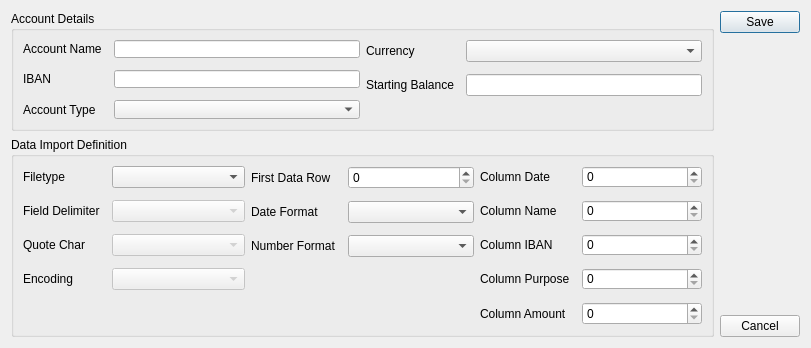
<?xml version="1.0" encoding="UTF-8"?>
<ui version="4.0">
 <class>DlgAccountEditor</class>
 <widget class="QDialog" name="DlgAccountEditor">
  <property name="geometry">
   <rect>
    <x>0</x>
    <y>0</y>
    <width>811</width>
    <height>346</height>
   </rect>
  </property>
  <property name="sizePolicy">
   <sizepolicy hsizetype="Fixed" vsizetype="Fixed">
    <horstretch>0</horstretch>
    <verstretch>0</verstretch>
   </sizepolicy>
  </property>
  <property name="windowTitle">
   <string>Dialog</string>
  </property>
  <layout class="QHBoxLayout" name="horizontalLayout">
   <item>
    <layout class="QVBoxLayout" name="verticalLayout_2">
     <item>
      <widget class="QGroupBox" name="groupBox">
       <property name="minimumSize">
        <size>
         <width>0</width>
         <height>120</height>
        </size>
       </property>
       <property name="maximumSize">
        <size>
         <width>16777215</width>
         <height>120</height>
        </size>
       </property>
       <property name="title">
        <string>Account Details</string>
       </property>
       <layout class="QHBoxLayout" name="horizontalLayout_2">
        <item>
         <layout class="QFormLayout" name="formLayout">
          <property name="horizontalSpacing">
           <number>12</number>
          </property>
          <property name="verticalSpacing">
           <number>12</number>
          </property>
          <item row="0" column="0">
           <widget class="QLabel" name="lbl_account_name">
            <property name="text">
             <string>Account Name</string>
            </property>
           </widget>
          </item>
          <item row="0" column="1">
           <widget class="QLineEdit" name="txt_account_name"/>
          </item>
          <item row="1" column="0">
           <widget class="QLabel" name="lbl_account_iban">
            <property name="text">
             <string>IBAN</string>
            </property>
           </widget>
          </item>
          <item row="1" column="1">
           <widget class="QLineEdit" name="txt_account_iban"/>
          </item>
          <item row="2" column="0">
           <widget class="QLabel" name="label_5">
            <property name="text">
             <string>Account Type</string>
            </property>
           </widget>
          </item>
          <item row="2" column="1">
           <widget class="QComboBox" name="cmb_account_type"/>
          </item>
         </layout>
        </item>
        <item>
         <layout class="QFormLayout" name="formLayout_2">
          <property name="horizontalSpacing">
           <number>12</number>
          </property>
          <property name="verticalSpacing">
           <number>12</number>
          </property>
          <item row="0" column="0">
           <widget class="QLabel" name="label_3">
            <property name="text">
             <string>Currency</string>
            </property>
           </widget>
          </item>
          <item row="0" column="1">
           <widget class="QComboBox" name="cmb_currency"/>
          </item>
          <item row="1" column="0">
           <widget class="QLabel" name="label_4">
            <property name="text">
             <string>Starting Balance</string>
            </property>
           </widget>
          </item>
          <item row="1" column="1">
           <widget class="QLineEdit" name="txt_account_balance">
            <property name="inputMethodHints">
             <set>Qt::ImhFormattedNumbersOnly</set>
            </property>
            <property name="maxLength">
             <number>10</number>
            </property>
            <property name="frame">
             <bool>true</bool>
            </property>
           </widget>
          </item>
         </layout>
        </item>
       </layout>
      </widget>
     </item>
     <item>
      <widget class="QGroupBox" name="groupBox_2">
       <property name="minimumSize">
        <size>
         <width>0</width>
         <height>200</height>
        </size>
       </property>
       <property name="maximumSize">
        <size>
         <width>16777215</width>
         <height>200</height>
        </size>
       </property>
       <property name="title">
        <string>Data Import Definition</string>
       </property>
       <layout class="QHBoxLayout" name="horizontalLayout_3">
        <property name="sizeConstraint">
         <enum>QLayout::SetDefaultConstraint</enum>
        </property>
        <item>
         <layout class="QFormLayout" name="formLayout_3">
          <property name="sizeConstraint">
           <enum>QLayout::SetDefaultConstraint</enum>
          </property>
          <property name="horizontalSpacing">
           <number>12</number>
          </property>
          <property name="verticalSpacing">
           <number>12</number>
          </property>
          <property name="leftMargin">
           <number>0</number>
          </property>
          <item row="0" column="1">
           <widget class="QComboBox" name="cmb_filetype">
            <property name="editable">
             <bool>false</bool>
            </property>
           </widget>
          </item>
          <item row="0" column="0">
           <widget class="QLabel" name="label">
            <property name="text">
             <string>Filetype</string>
            </property>
           </widget>
          </item>
          <item row="1" column="1">
           <widget class="QComboBox" name="cmb_field_delimiter">
            <property name="enabled">
             <bool>false</bool>
            </property>
           </widget>
          </item>
          <item row="1" column="0">
           <widget class="QLabel" name="label_2">
            <property name="text">
             <string>Field Delimiter</string>
            </property>
           </widget>
          </item>
          <item row="2" column="1">
           <widget class="QComboBox" name="cmb_quotechar">
            <property name="enabled">
             <bool>false</bool>
            </property>
           </widget>
          </item>
          <item row="2" column="0">
           <widget class="QLabel" name="label_6">
            <property name="text">
             <string>Quote Char</string>
            </property>
           </widget>
          </item>
          <item row="3" column="1">
           <widget class="QComboBox" name="cmb_encoding">
            <property name="enabled">
             <bool>false</bool>
            </property>
           </widget>
          </item>
          <item row="3" column="0">
           <widget class="QLabel" name="label_8">
            <property name="text">
             <string>Encoding</string>
            </property>
           </widget>
          </item>
         </layout>
        </item>
        <item>
         <layout class="QFormLayout" name="formLayout_5">
          <property name="horizontalSpacing">
           <number>12</number>
          </property>
          <property name="verticalSpacing">
           <number>12</number>
          </property>
          <item row="1" column="0">
           <widget class="QLabel" name="label_14">
            <property name="text">
             <string>Date Format</string>
            </property>
           </widget>
          </item>
          <item row="0" column="0">
           <widget class="QLabel" name="label_7">
            <property name="text">
             <string>First Data Row</string>
            </property>
           </widget>
          </item>
          <item row="2" column="0">
           <widget class="QLabel" name="label_15">
            <property name="text">
             <string>Number Format</string>
            </property>
           </widget>
          </item>
          <item row="2" column="1">
           <widget class="QComboBox" name="cmb_number_format"/>
          </item>
          <item row="0" column="1">
           <widget class="QSpinBox" name="spn_first_data_row"/>
          </item>
          <item row="1" column="1">
           <widget class="QComboBox" name="cmb_date_format"/>
          </item>
         </layout>
        </item>
        <item>
         <layout class="QFormLayout" name="formLayout_4">
          <property name="horizontalSpacing">
           <number>12</number>
          </property>
          <property name="verticalSpacing">
           <number>12</number>
          </property>
          <item row="0" column="0">
           <widget class="QLabel" name="label_9">
            <property name="text">
             <string>Column Date</string>
            </property>
           </widget>
          </item>
          <item row="1" column="0">
           <widget class="QLabel" name="label_10">
            <property name="text">
             <string>Column Name</string>
            </property>
           </widget>
          </item>
          <item row="4" column="0">
           <widget class="QLabel" name="label_13">
            <property name="text">
             <string>Column Amount</string>
            </property>
           </widget>
          </item>
          <item row="2" column="0">
           <widget class="QLabel" name="label_12">
            <property name="text">
             <string>Column IBAN</string>
            </property>
           </widget>
          </item>
          <item row="3" column="0">
           <widget class="QLabel" name="label_11">
            <property name="text">
             <string>Column Purpose</string>
            </property>
           </widget>
          </item>
          <item row="4" column="1">
           <widget class="QSpinBox" name="spn_col_amount"/>
          </item>
          <item row="2" column="1">
           <widget class="QSpinBox" name="spn_col_iban"/>
          </item>
          <item row="3" column="1">
           <widget class="QSpinBox" name="spn_col_purpose"/>
          </item>
          <item row="1" column="1">
           <widget class="QSpinBox" name="spn_col_name"/>
          </item>
          <item row="0" column="1">
           <widget class="QSpinBox" name="spn_col_date"/>
          </item>
         </layout>
        </item>
       </layout>
      </widget>
     </item>
    </layout>
   </item>
   <item>
    <layout class="QVBoxLayout" name="verticalLayout">
     <item>
      <widget class="QPushButton" name="btn_save">
       <property name="text">
        <string>Save</string>
       </property>
      </widget>
     </item>
     <item>
      <spacer name="verticalSpacer">
       <property name="orientation">
        <enum>Qt::Vertical</enum>
       </property>
       <property name="sizeHint" stdset="0">
        <size>
         <width>20</width>
         <height>40</height>
        </size>
       </property>
      </spacer>
     </item>
     <item>
      <widget class="QPushButton" name="btn_cancel">
       <property name="text">
        <string>Cancel</string>
       </property>
      </widget>
     </item>
    </layout>
   </item>
  </layout>
 </widget>
 <resources/>
 <connections/>
</ui>
